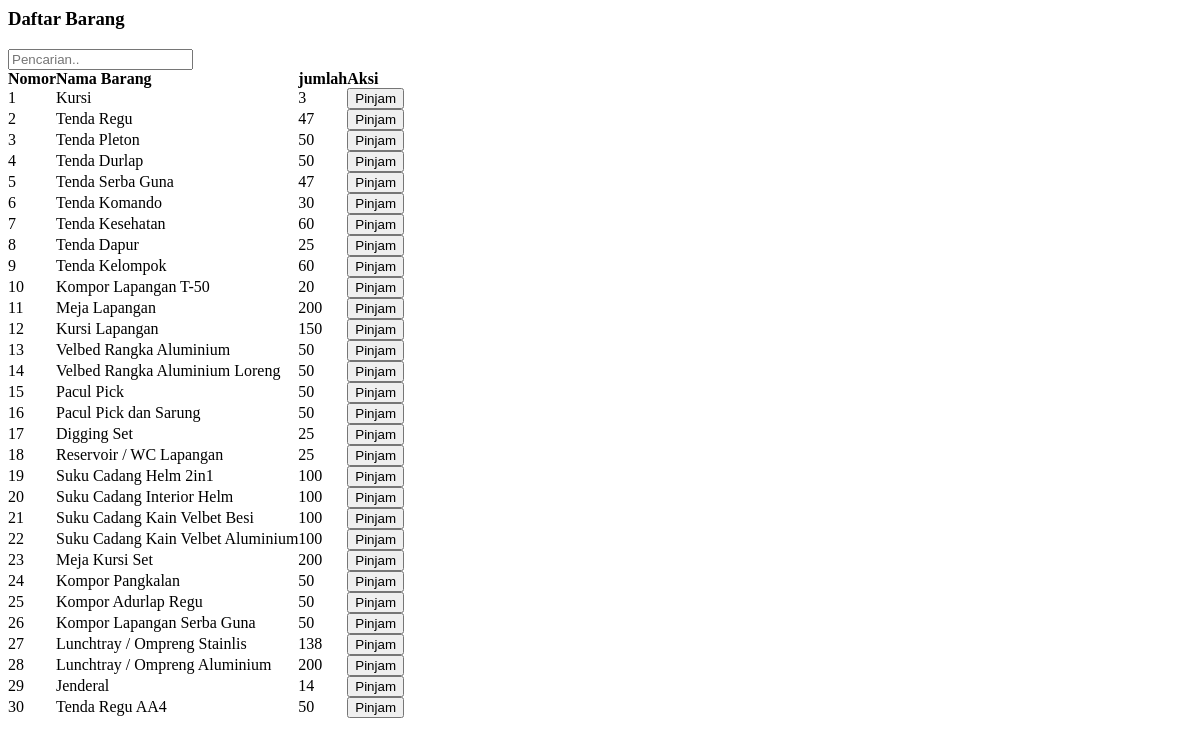
The page /pages/pinjam_barang.php on the database its author committed.
### tables this page shows
CREATE TABLE `tb_barang` (
  `barang_id` int(11) NOT NULL,
  `nama_barang` varchar(50) NOT NULL,
  `harga` int(50) NOT NULL,
  `kategori_id` int(11) NOT NULL,
  `jumlah` int(11) NOT NULL,
  `gambar` text NOT NULL,
  `satuan` varchar(20) NOT NULL,
  `cara_perolehan` varchar(100) NOT NULL,
  `kondisi` varchar(20) NOT NULL,
  `deskripsi` text NOT NULL
);

### pages/pinjam_barang.php (the view, shortened to what this page needs)
<div class="col-md-7">
                    <div class="content-box-large">
    <link rel="stylesheet" type="text/css" href="libs/flexigrid/css/flexigrid.css">
        <?php
                $page = (isset($_GET['page'])) ? $_GET['page'] : 1;
                $limit = 99999999999999;
                $limit_start = ($page - 1) * $limit;
            $q=mysqli_query($koneksi,"select * from tb_barang limit ".$limit_start.",".$limit);
         ?>
                     <h3>Daftar Barang </h3>
                    <table cellpadding="0" cellspacing="0" border="0" class="table table-striped table-bordered" id="tbBarangku">
                            <thead>
                                  <tr>
                                  <td colspan="4">
                                    <input type="text" name="search" placeholder="Pencarian.." id="search" class="form-control" />
                                  </td>
                                </tr>
                                 <tr>
                                  <td><b>Nomor</b></td>
                                  <td><b>Nama Barang</b></td>
                                  <td><b>jumlah</b></td>
                                  <td><b>Aksi</b></td>
                                </tr>
                            </thead>
                              <tbody>
                          <?php
                          $nomor = $limit_start + 1;
                          while($data=mysqli_fetch_array($q)) {
                          ?>
                                <tr>
                                  <td><?php echo $nomor; ?></td>
                                  <td><?php echo $data["nama_barang"]; ?></td>
                                  <td><?php echo $data["jumlah"]; ?></td>
                                  <td>
                                    <?php if($data["jumlah"]<=1){ ?>
                                      <button disabled class="btn btn-default"><i class="glyphicon glyphicon-print"></i> Pinjam</button>
                                    <?php }else{ ?>
                                    <button class="btn btn-default"  onclick="location.href = './index/pinjam_form/?id=<?php echo $data[barang_id] ?>';" ><i class="glyphicon glyphicon-print"></i> Pinjam</button>
                                    <?php } ?>
                                </tr>
                              <?php
                              $nomor++;
                          } ?>
                              </tbody>
                            </table>
                        <br /><br />
                    </div>
                </div>

### rows shown on the page
tb_barang: nama_barang "Kursi", jumlah "3"
tb_barang: nama_barang "Tenda Regu", jumlah "47"
tb_barang: nama_barang "Tenda Pleton", jumlah "50"
tb_barang: nama_barang "Tenda Durlap", jumlah "50"
tb_barang: nama_barang "Tenda Serba Guna", jumlah "47"
tb_barang: nama_barang "Tenda Komando", jumlah "30"
tb_barang: nama_barang "Tenda Kesehatan", jumlah "60"
tb_barang: nama_barang "Tenda Dapur", jumlah "25"
tb_barang: nama_barang "Tenda Kelompok", jumlah "60"
tb_barang: nama_barang "Kompor Lapangan T-50", jumlah "20"
tb_barang: nama_barang "Meja Lapangan", jumlah "200"
tb_barang: nama_barang "Kursi Lapangan", jumlah "150"
tb_barang: nama_barang "Velbed Rangka Aluminium", jumlah "50"
tb_barang: nama_barang "Velbed Rangka Aluminium Loreng", jumlah "50"
tb_barang: nama_barang "Pacul Pick", jumlah "50"
tb_barang: nama_barang "Pacul Pick dan Sarung", jumlah "50"
tb_barang: nama_barang "Digging Set", jumlah "25"
tb_barang: nama_barang "Reservoir / WC Lapangan", jumlah "25"
tb_barang: nama_barang "Suku Cadang Helm 2in1", jumlah "100"
tb_barang: nama_barang "Suku Cadang Interior Helm", jumlah "100"
tb_barang: nama_barang "Suku Cadang Kain Velbet Besi", jumlah "100"
tb_barang: nama_barang "Suku Cadang Kain Velbet Aluminium", jumlah "100"
tb_barang: nama_barang "Meja Kursi Set", jumlah "200"
tb_barang: nama_barang "Kompor Pangkalan", jumlah "50"
tb_barang: nama_barang "Kompor Adurlap Regu", jumlah "50"
tb_barang: nama_barang "Kompor Lapangan Serba Guna", jumlah "50"
tb_barang: nama_barang "Lunchtray / Ompreng Stainlis", jumlah "138"
tb_barang: nama_barang "Lunchtray / Ompreng Aluminium", jumlah "200"
tb_barang: nama_barang "Jenderal", jumlah "14"
tb_barang: nama_barang "Tenda Regu AA4", jumlah "50"
